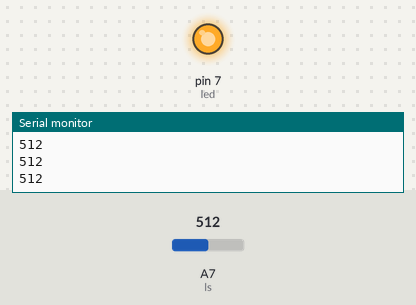
Recording of a sketch running on a simulated Arduino Nano, built with avr-gcc and run on an emulated ATmega328P. Shown: output pins drawn as LEDs (lit = HIGH), the last lines printed to the serial monitor. Inputs (shaded band) come from the test bench; at power-on: A7 (ls) = 512.

Above: at 1.2 s.
1.3 s: A7 (ls) set to 1014
2.8 s: A7 (ls) set to 1023
At 4.0 s:
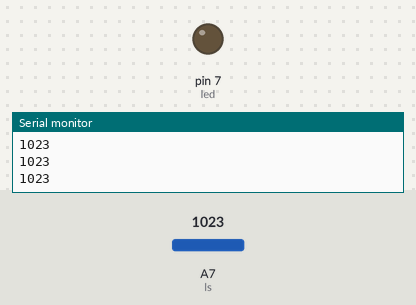
4.3 s: A7 (ls) set to 900
At 5.3 s:
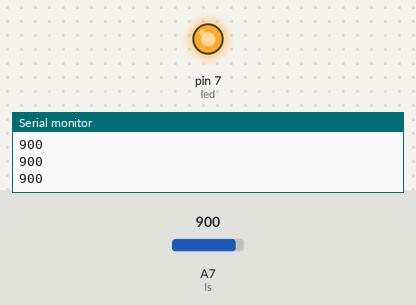
Timing chart, 0 to 7.3 s (numbered marks = the images above; inputs shaded):
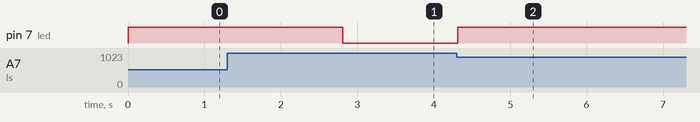

Measured:
- the behaviour switches between 1022 and 1023 on A7 (ls) (found by bisection; images 0 and 1)
- after the input at 2.8 s, pin 7 (led): HIGH → LOW at once
- after the input at 4.3 s, pin 7 (led): LOW → HIGH at once

The sketch:

Light_sensor.ino
```cpp
int led=7;
int ls=A7;
void setup() {
pinMode(led,OUTPUT);
Serial.begin(9600);
}

void loop() {
int val=analogRead(ls);
if(val==1023){
  digitalWrite(led,LOW);
}
else{
digitalWrite(led,HIGH);
}
Serial.println(val);
delay(100);
}
```
